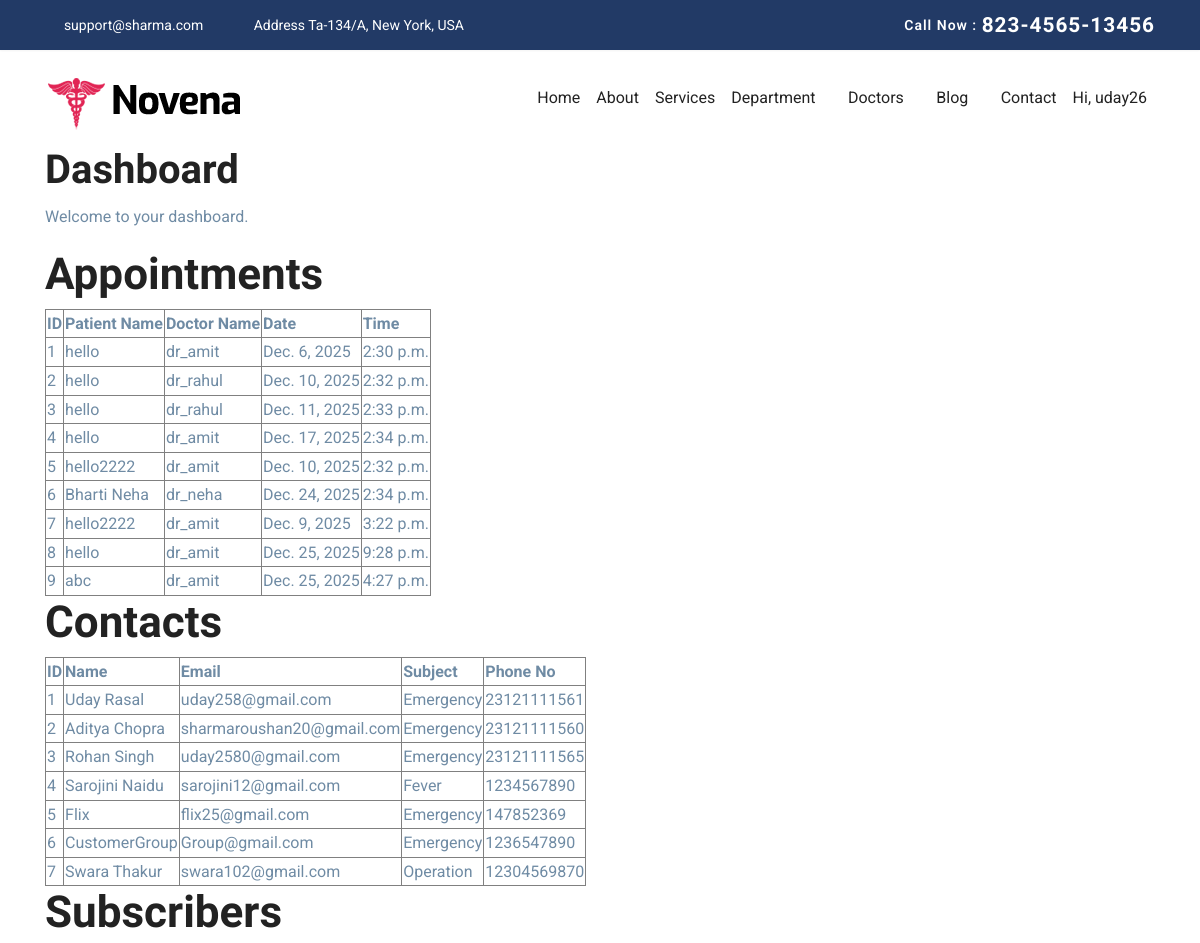
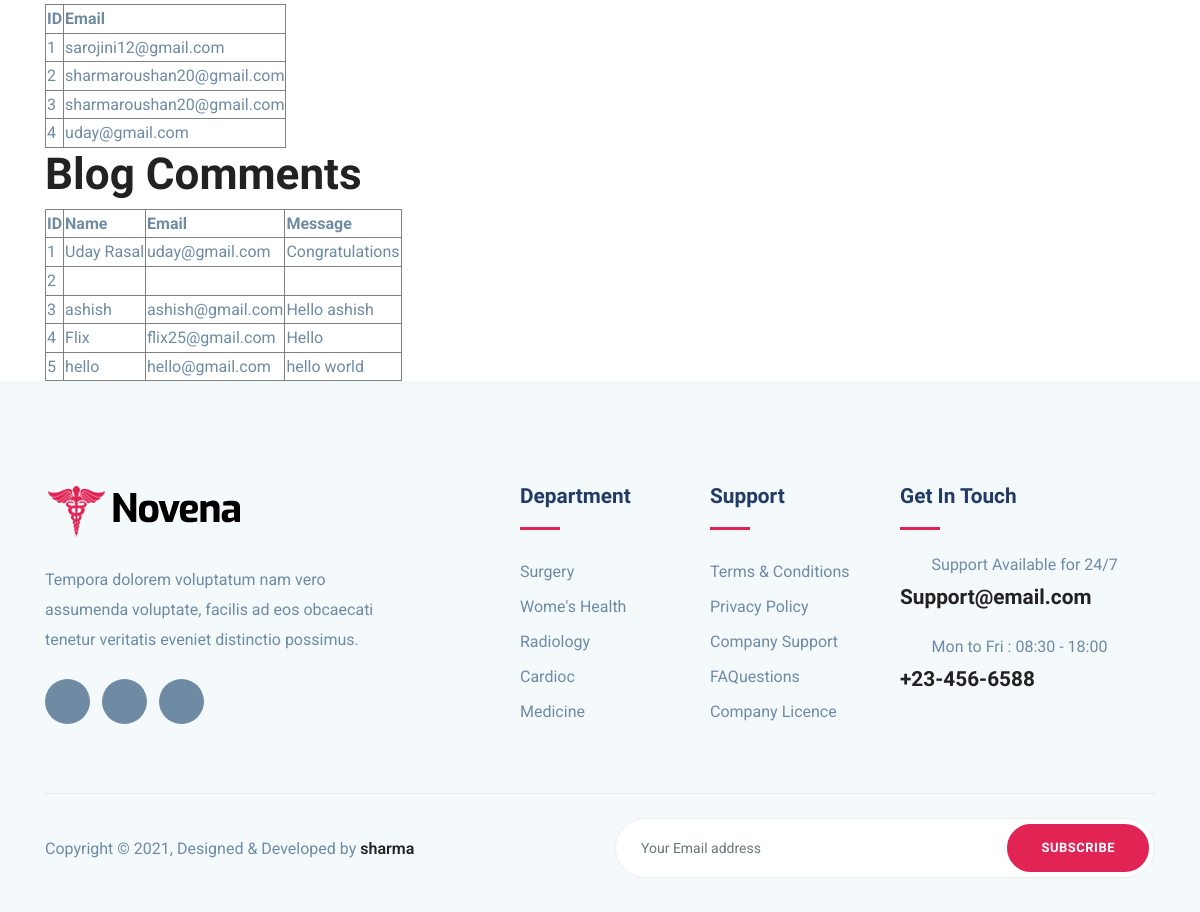
/novapp/dashboard/ (signed in), run on an earlier commit of the app's database (2 pictures, top to bottom).
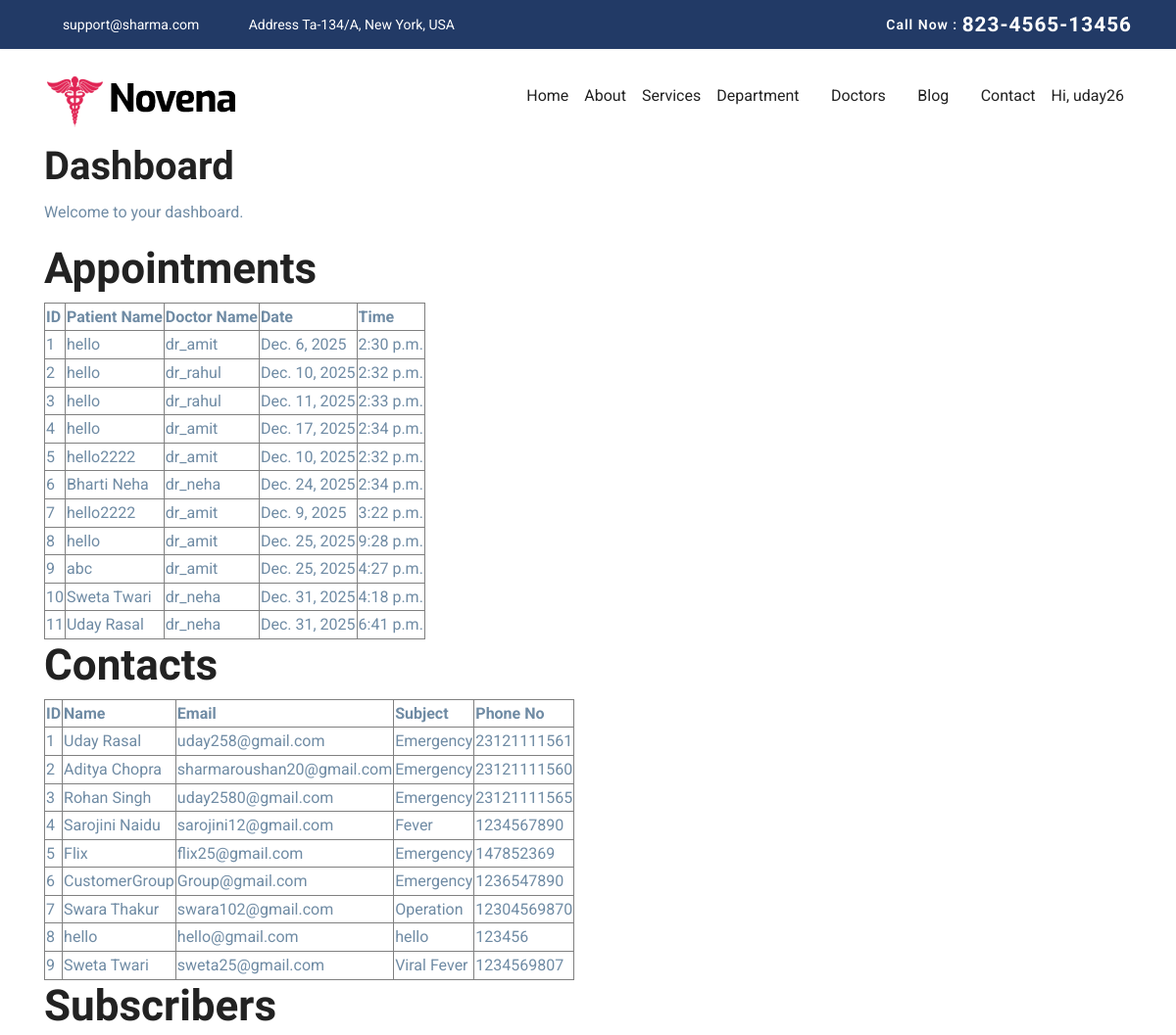
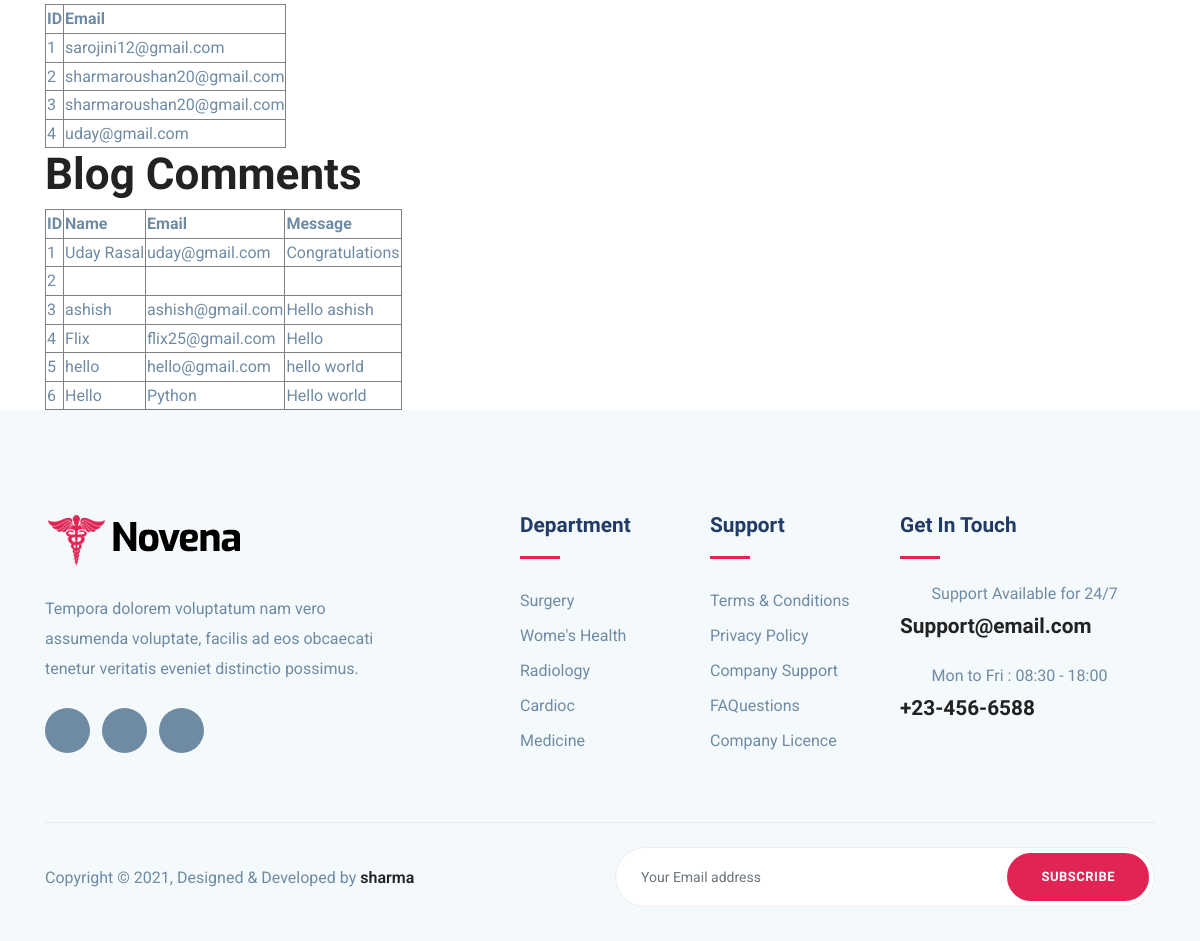
And on a later commit of the database (2 pictures, top to bottom).
### novenaApp/models.py (models this page shows, shortened)
class Appointment(models.Model):
    DEPARTMENT_CHOICES = [
        ('cardiology', 'Cardiology'),
        ('neurology', 'Neurology'),
        ('orthopedics', 'Orthopedics'),
        ('pediatrics', 'Pediatrics'),
        ('gynecology', 'Gynecology'),
    ]
    DOCTOR_CHOICES = [
        ('dr_amit', 'Dr. Amit Sharma'),
        ('dr_rahul', 'Dr. Rahul Verma'),
        ('dr_neha', 'Dr. Neha Singh'),
        ('dr_pooja', 'Dr. Pooja Gupta'),
    ]
    department = models.CharField(max_length=50,choices=DEPARTMENT_CHOICES)
    doctor = models.CharField(max_length=50,choices=DOCTOR_CHOICES)
    appointment_date = models.DateField()
    appointment_time = models.TimeField()
    full_name = models.CharField(max_length=100)
    phone_number = models.CharField(max_length=15)
    message = models.TextField(blank=True, null=True)
    created_at = models.DateTimeField(auto_now_add=True)
    is_active = models.BooleanField(default=True)

class contactModel(models.Model):
    name=models.CharField(max_length=100, blank=False, null=False)
    email = models.EmailField(max_length=254,unique=True,blank=False,null=False)
    subject = models.CharField(max_length=100,blank=False, null=False)
    phoneNo = models.CharField(max_length=12,blank=False,null=False)
    message = models.TextField(blank=False, null=False)

class SubstribeFooter(models.Model):
    email = models.EmailField(null=False, blank=False)

class singleBlogModel(models.Model):
    name = models.CharField(max_length=50,null=False, blank=False)
    email = models.EmailField(unique=True, null=False,blank=False)
    message = models.TextField(null=False, blank=False)

### novenaApp/views.py (the view)
# urls.py: path('dashboard/',dashboardView,name='dashboard'),
@login_required(login_url='/admin/login/')
def dashboardView(request):
    context = {
        'appointments': Appointment.objects.all(),
        'contacts': contactModel.objects.all(),
        'subscribers': SubstribeFooter.objects.all(),
        'blog_comments': singleBlogModel.objects.all(),
    }
    resp = render(request,'novenaApp/dashboard.html', context)
    return resp

### novenaApp/templates/novenaApp/dashboard.html (shortened to what this page needs)
{% extends 'novenaApp/base.html' %}
{% block body %}
    <div class="container">
        <h1>Dashboard</h1>
        <p>Welcome to your dashboard.</p>
        <h2>Appointments</h2>
        <table border="1">
            <tr>
                <th>ID</th>
                <th>Patient Name</th>
                <th>Doctor Name</th>
                <th>Date</th>
                <th>Time</th>
            </tr>
            {% for appointment in appointments %}
            <tr>
                <td>{{ appointment.id }}</td>
                <td>{{ appointment.full_name }}</td>
                <td>{{ appointment.doctor }}</td>
                <td>{{ appointment.appointment_date }}</td>
                <td>{{ appointment.appointment_time }}</td>
            </tr>
            {% endfor %}
        </table>
        <h2>Contacts</h2>
        <table border="1">
            <tr>
                <th>ID</th>
                <th>Name</th>
                <th>Email</th>
                <th>Subject</th>
                <th>Phone No</th>
            </tr>
            {% for contact in contacts %}
            <tr>
                <td>{{ contact.id }}</td>
                <td>{{ contact.name }}</td>
                <td>{{ contact.email }}</td>
                <td>{{ contact.subject }}</td>
                <td>{{ contact.phoneNo }}</td>
            </tr>
            {% endfor %}
        </table>
        <h2>Subscribers</h2>
        <table border="1">
            <tr>
                <th>ID</th>
                <th>Email</th>
            </tr>
            {% for subscriber in subscribers %}
            <tr>
                <td>{{ subscriber.id }}</td>
                <td>{{ subscriber.email }}</td>
            </tr>
            {% endfor %}
        </table>
        <h2>Blog Comments</h2>
        <table border="1">
            <tr>
                <th>ID</th>
                <th>Name</th>
                <th>Email</th>
                <th>Message</th>
            </tr>
            {% for comment in blog_comments %}
            <tr>
                <td>{{ comment.id }}</td>
                <td>{{ comment.name }}</td>
                <td>{{ comment.email }}</td>
                <td>{{ comment.message }}</td>
            </tr>
            {% endfor %}
        </table>
    </div>
{% endblock body %}

What changed in the data, as far as the page shows it:
added Appointment: id "10", full_name "Sweta Twari", doctor "dr_neha", appointment_date "Dec. 31, 2025", appointment_time "4:18 p.m."
added Appointment: id "11", full_name "Uday Rasal", doctor "dr_neha", appointment_date "Dec. 31, 2025", appointment_time "6:41 p.m."
added contactModel: id "8", name "hello", email "hello@gmail.com", subject "hello", phoneNo "123456"
added contactModel: id "9", name "Sweta Twari", email "sweta25@gmail.com", subject "Viral Fever", phoneNo "1234569807"
added singleBlogModel: id "6", name "Hello", email "Python", message "Hello world"
